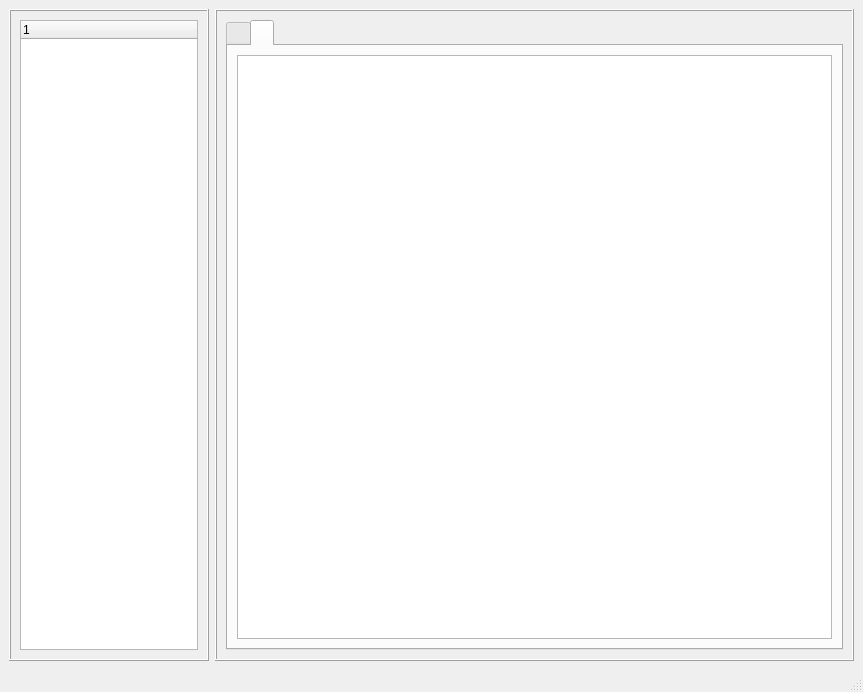
<?xml version="1.0" encoding="UTF-8"?>
<ui version="4.0">
 <class>MainWindow</class>
 <widget class="QMainWindow" name="MainWindow">
  <property name="geometry">
   <rect>
    <x>0</x>
    <y>0</y>
    <width>863</width>
    <height>692</height>
   </rect>
  </property>
  <property name="windowTitle">
   <string>MainWindow</string>
  </property>
  <widget class="QWidget" name="centralwidget">
   <layout class="QHBoxLayout" name="horizontalLayout">
    <item>
     <widget class="QFrame" name="frame_2">
      <property name="sizePolicy">
       <sizepolicy hsizetype="Fixed" vsizetype="Expanding">
        <horstretch>0</horstretch>
        <verstretch>0</verstretch>
       </sizepolicy>
      </property>
      <property name="minimumSize">
       <size>
        <width>200</width>
        <height>0</height>
       </size>
      </property>
      <property name="maximumSize">
       <size>
        <width>200</width>
        <height>16777215</height>
       </size>
      </property>
      <property name="frameShape">
       <enum>QFrame::Box</enum>
      </property>
      <property name="frameShadow">
       <enum>QFrame::Raised</enum>
      </property>
      <layout class="QVBoxLayout" name="verticalLayout_2">
       <item>
        <widget class="QTreeWidget" name="treeWidget">
         <column>
          <property name="text">
           <string notr="true">1</string>
          </property>
         </column>
        </widget>
       </item>
      </layout>
     </widget>
    </item>
    <item>
     <widget class="QFrame" name="frame_3">
      <property name="frameShape">
       <enum>QFrame::Box</enum>
      </property>
      <property name="frameShadow">
       <enum>QFrame::Raised</enum>
      </property>
      <layout class="QVBoxLayout" name="verticalLayout">
       <item>
        <widget class="QTabWidget" name="tabWidget">
         <property name="sizePolicy">
          <sizepolicy hsizetype="Expanding" vsizetype="Expanding">
           <horstretch>0</horstretch>
           <verstretch>0</verstretch>
          </sizepolicy>
         </property>
         <property name="currentIndex">
          <number>1</number>
         </property>
         <widget class="QWidget" name="tab">
          <attribute name="title">
           <string/>
          </attribute>
          <layout class="QVBoxLayout" name="verticalLayout_3">
           <item>
            <widget class="QTextEdit" name="textEdit"/>
           </item>
          </layout>
         </widget>
         <widget class="QWidget" name="tab_2">
          <attribute name="title">
           <string/>
          </attribute>
          <layout class="QVBoxLayout" name="verticalLayout_4">
           <item>
            <widget class="QTextEdit" name="textEdit_2"/>
           </item>
          </layout>
         </widget>
        </widget>
       </item>
      </layout>
     </widget>
    </item>
   </layout>
  </widget>
  <widget class="QMenuBar" name="menubar">
   <property name="geometry">
    <rect>
     <x>0</x>
     <y>0</y>
     <width>863</width>
     <height>22</height>
    </rect>
   </property>
  </widget>
  <widget class="QStatusBar" name="statusbar"/>
 </widget>
 <resources/>
 <connections/>
</ui>
